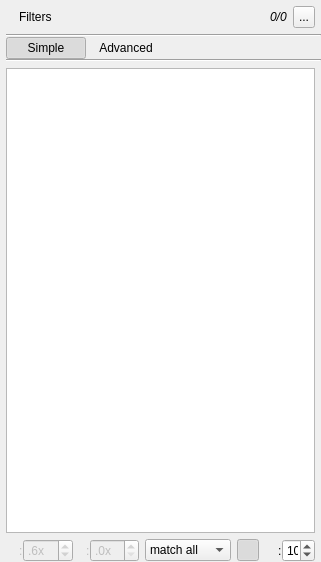
<?xml version="1.0" encoding="UTF-8"?>
<ui version="4.0">
 <class>panel_filters</class>
 <widget class="QWidget" name="panel_filters">
  <property name="geometry">
   <rect>
    <x>0</x>
    <y>0</y>
    <width>312</width>
    <height>562</height>
   </rect>
  </property>
  <property name="sizePolicy">
   <sizepolicy hsizetype="Preferred" vsizetype="Expanding">
    <horstretch>0</horstretch>
    <verstretch>1</verstretch>
   </sizepolicy>
  </property>
  <property name="minimumSize">
   <size>
    <width>0</width>
    <height>0</height>
   </size>
  </property>
  <property name="surfaceRole" stdset="0">
   <string>panel</string>
  </property>
  <layout class="QVBoxLayout" name="layout_vertical_layout_5">
   <property name="spacing">
    <number>0</number>
   </property>
   <property name="leftMargin">
    <number>0</number>
   </property>
   <property name="topMargin">
    <number>0</number>
   </property>
   <property name="rightMargin">
    <number>0</number>
   </property>
   <property name="bottomMargin">
    <number>0</number>
   </property>
   <item>
    <widget class="QWidget" name="panel_filters_content" native="true">
     <property name="sizePolicy">
      <sizepolicy hsizetype="Preferred" vsizetype="Expanding">
       <horstretch>0</horstretch>
       <verstretch>0</verstretch>
      </sizepolicy>
     </property>
     <property name="minimumSize">
      <size>
       <width>0</width>
       <height>0</height>
      </size>
     </property>
     <property name="surfaceRole" stdset="0">
      <string>panel</string>
     </property>
     <layout class="QVBoxLayout" name="layout_vertical_layout_2">
      <property name="spacing">
       <number>0</number>
      </property>
      <property name="leftMargin">
       <number>0</number>
      </property>
      <property name="topMargin">
       <number>0</number>
      </property>
      <property name="rightMargin">
       <number>0</number>
      </property>
      <property name="bottomMargin">
       <number>0</number>
      </property>
      <item>
       <widget class="QWidget" name="panel_header" native="true">
        <property name="surfaceRole" stdset="0">
         <string>panel</string>
        </property>
        <layout class="QVBoxLayout" name="layout_vertical_layout">
         <property name="spacing">
          <number>0</number>
         </property>
         <property name="leftMargin">
          <number>6</number>
         </property>
         <property name="topMargin">
          <number>6</number>
         </property>
         <property name="rightMargin">
          <number>0</number>
         </property>
         <property name="bottomMargin">
          <number>6</number>
         </property>
         <item>
          <layout class="QHBoxLayout" name="layout_horizontal_layout">
           <property name="spacing">
            <number>6</number>
           </property>
           <property name="rightMargin">
            <number>6</number>
           </property>
           <property name="bottomMargin">
            <number>6</number>
           </property>
           <item>
            <widget class="QLabel" name="label_filter_icon">
             <property name="sizePolicy">
              <sizepolicy hsizetype="Fixed" vsizetype="Preferred">
               <horstretch>0</horstretch>
               <verstretch>0</verstretch>
              </sizepolicy>
             </property>
             <property name="text">
              <string/>
             </property>
             <property name="pixmap">
              <pixmap>../../shared/icons/material/filter.svg</pixmap>
             </property>
             <property name="iconName" stdset="0">
              <string>filter</string>
             </property>
             <property name="iconSize" stdset="0">
              <number>20</number>
             </property>
            </widget>
           </item>
           <item>
            <widget class="QLabel" name="label_filter_title">
             <property name="sizePolicy">
              <sizepolicy hsizetype="Preferred" vsizetype="Fixed">
               <horstretch>0</horstretch>
               <verstretch>0</verstretch>
              </sizepolicy>
             </property>
             <property name="text">
              <string>Filters</string>
             </property>
             <property name="scaledContents">
              <bool>true</bool>
             </property>
             <property name="margin">
              <number>0</number>
             </property>
             <property name="indent">
              <number>0</number>
             </property>
            </widget>
           </item>
           <item alignment="Qt::AlignmentFlag::AlignRight">
            <widget class="QLabel" name="label_filtered">
             <property name="toolTip">
              <string>visible items after filtering</string>
             </property>
             <property name="styleSheet">
              <string notr="true">font: italic</string>
             </property>
             <property name="text">
              <string>0/0</string>
             </property>
            </widget>
           </item>
           <item>
            <widget class="QToolButton" name="button_filter_options">
             <property name="minimumSize">
              <size>
               <width>22</width>
               <height>22</height>
              </size>
             </property>
             <property name="maximumSize">
              <size>
               <width>22</width>
               <height>22</height>
              </size>
             </property>
             <property name="text">
              <string>...</string>
             </property>
             <property name="iconSize">
              <size>
               <width>16</width>
               <height>16</height>
              </size>
             </property>
            </widget>
           </item>
          </layout>
         </item>
         <item>
          <widget class="Line" name="line_filter_header">
           <property name="orientation">
            <enum>Qt::Orientation::Horizontal</enum>
           </property>
           <property name="separatorRole" stdset="0">
            <string>inset</string>
           </property>
          </widget>
         </item>
         <item alignment="Qt::AlignmentFlag::AlignLeft">
          <widget class="QWidget" name="panel_page_buttons" native="true">
           <property name="surfaceRole" stdset="0">
            <string>panel</string>
           </property>
           <layout class="QHBoxLayout" name="layout_horizontal_layout_6">
            <property name="spacing">
             <number>0</number>
            </property>
            <property name="leftMargin">
             <number>0</number>
            </property>
            <property name="topMargin">
             <number>0</number>
            </property>
            <property name="rightMargin">
             <number>6</number>
            </property>
            <property name="bottomMargin">
             <number>0</number>
            </property>
            <item>
             <widget class="QPushButton" name="button_filter_simple">
              <property name="sizePolicy">
               <sizepolicy hsizetype="Fixed" vsizetype="Fixed">
                <horstretch>0</horstretch>
                <verstretch>0</verstretch>
               </sizepolicy>
              </property>
              <property name="text">
               <string>Simple</string>
              </property>
              <property name="checkable">
               <bool>true</bool>
              </property>
              <property name="checked">
               <bool>true</bool>
              </property>
              <property name="default">
               <bool>false</bool>
              </property>
              <property name="flat">
               <bool>true</bool>
              </property>
              <attribute name="buttonGroup">
               <string notr="true">buttonGroup</string>
              </attribute>
             </widget>
            </item>
            <item>
             <widget class="QPushButton" name="button_filter_advanced">
              <property name="sizePolicy">
               <sizepolicy hsizetype="Fixed" vsizetype="Fixed">
                <horstretch>0</horstretch>
                <verstretch>0</verstretch>
               </sizepolicy>
              </property>
              <property name="text">
               <string>Advanced</string>
              </property>
              <property name="checkable">
               <bool>true</bool>
              </property>
              <property name="flat">
               <bool>true</bool>
              </property>
              <attribute name="buttonGroup">
               <string notr="true">buttonGroup</string>
              </attribute>
             </widget>
            </item>
           </layout>
          </widget>
         </item>
         <item>
          <widget class="Line" name="line_filter_modes">
           <property name="orientation">
            <enum>Qt::Orientation::Horizontal</enum>
           </property>
           <property name="separatorRole" stdset="0">
            <string>inset</string>
           </property>
          </widget>
         </item>
        </layout>
       </widget>
      </item>
      <item>
       <widget class="QStackedWidget" name="stack_filter_modes">
        <property name="currentIndex">
         <number>0</number>
        </property>
        <widget class="QWidget" name="page_filter_simple">
         <layout class="QVBoxLayout" name="layout_filter_simple">
          <property name="spacing">
           <number>0</number>
          </property>
          <property name="leftMargin">
           <number>0</number>
          </property>
          <property name="topMargin">
           <number>0</number>
          </property>
          <property name="rightMargin">
           <number>0</number>
          </property>
          <property name="bottomMargin">
           <number>0</number>
          </property>
          <item>
           <widget class="QWidget" name="panel_filter_rules_scroll" native="true">
            <property name="minimumSize">
             <size>
              <width>0</width>
              <height>60</height>
             </size>
            </property>
            <property name="surfaceRole" stdset="0">
             <string>panel</string>
            </property>
            <layout class="QVBoxLayout" name="layout_vertical_layout_7">
             <property name="spacing">
              <number>0</number>
             </property>
             <property name="leftMargin">
              <number>6</number>
             </property>
             <property name="topMargin">
              <number>0</number>
             </property>
             <property name="rightMargin">
              <number>6</number>
             </property>
             <property name="bottomMargin">
              <number>6</number>
             </property>
             <item>
              <widget class="QListWidget" name="list_filter_rules">
               <property name="focusPolicy">
                <enum>Qt::FocusPolicy::NoFocus</enum>
               </property>
               <property name="styleSheet">
                <string notr="true">QListWidget::item { margin: 0; padding: 0; }
QListWidget::item:hover, QListWidget::item:selected { background: transparent; border: none; }</string>
               </property>
               <property name="horizontalScrollBarPolicy">
                <enum>Qt::ScrollBarPolicy::ScrollBarAlwaysOff</enum>
               </property>
               <property name="alternatingRowColors">
                <bool>true</bool>
               </property>
               <property name="selectionMode">
                <enum>QAbstractItemView::SelectionMode::NoSelection</enum>
               </property>
               <property name="resizeMode">
                <enum>QListView::ResizeMode::Adjust</enum>
               </property>
               <property name="spacing">
                <number>0</number>
               </property>
               <property name="uniformItemSizes">
                <bool>false</bool>
               </property>
              </widget>
             </item>
            </layout>
           </widget>
          </item>
          <item>
           <widget class="QWidget" name="panel_bottom_control" native="true">
            <property name="surfaceRole" stdset="0">
             <string>panel</string>
            </property>
            <layout class="QHBoxLayout" name="layout_horizontal_layout_2">
             <property name="spacing">
              <number>6</number>
             </property>
             <property name="leftMargin">
              <number>6</number>
             </property>
             <property name="topMargin">
              <number>0</number>
             </property>
             <property name="rightMargin">
              <number>6</number>
             </property>
             <property name="bottomMargin">
              <number>0</number>
             </property>
             <item alignment="Qt::AlignmentFlag::AlignLeft">
              <widget class="QWidget" name="panel_filtered_point_size" native="true">
               <property name="enabled">
                <bool>false</bool>
               </property>
               <property name="visible">
                <bool>false</bool>
               </property>
               <property name="surfaceRole" stdset="0">
                <string>panel</string>
               </property>
               <layout class="QHBoxLayout" name="layout_horizontal_layout_3">
                <property name="spacing">
                 <number>0</number>
                </property>
                <property name="leftMargin">
                 <number>6</number>
                </property>
                <property name="topMargin">
                 <number>0</number>
                </property>
                <property name="rightMargin">
                 <number>0</number>
                </property>
                <property name="bottomMargin">
                 <number>0</number>
                </property>
                <item>
                 <widget class="QLabel" name="label_filtered_point_size_icon">
                  <property name="toolTip">
                   <string>filtered point size</string>
                  </property>
                  <property name="text">
                   <string/>
                  </property>
                  <property name="pixmap">
                   <pixmap>../../shared/icons/material/point_size.svg</pixmap>
                  </property>
                  <property name="iconName" stdset="0">
                   <string>point_size</string>
                  </property>
                  <property name="iconSize" stdset="0">
                   <number>20</number>
                  </property>
                 </widget>
                </item>
                <item>
                 <widget class="QLabel" name="label_filtered_point_size_separator">
                  <property name="text">
                   <string>:</string>
                  </property>
                 </widget>
                </item>
                <item>
                 <widget class="QSpinBox" name="spin_filtered_point_size">
                  <property name="sizePolicy">
                   <sizepolicy hsizetype="Fixed" vsizetype="Fixed">
                    <horstretch>0</horstretch>
                    <verstretch>0</verstretch>
                   </sizepolicy>
                  </property>
                  <property name="minimumSize">
                   <size>
                    <width>0</width>
                    <height>0</height>
                   </size>
                  </property>
                  <property name="suffix">
                   <string>x</string>
                  </property>
                  <property name="prefix">
                   <string>.</string>
                  </property>
                  <property name="maximum">
                   <number>10</number>
                  </property>
                  <property name="value">
                   <number>6</number>
                  </property>
                 </widget>
                </item>
               </layout>
              </widget>
             </item>
             <item alignment="Qt::AlignmentFlag::AlignLeft">
              <widget class="QWidget" name="panel_filtered_border_width" native="true">
               <property name="enabled">
                <bool>false</bool>
               </property>
               <property name="minimumSize">
                <size>
                 <width>60</width>
                 <height>0</height>
                </size>
               </property>
               <property name="visible">
                <bool>false</bool>
               </property>
               <property name="surfaceRole" stdset="0">
                <string>panel</string>
               </property>
               <layout class="QHBoxLayout" name="layout_horizontal_layout_5">
                <property name="spacing">
                 <number>0</number>
                </property>
                <property name="leftMargin">
                 <number>0</number>
                </property>
                <property name="topMargin">
                 <number>0</number>
                </property>
                <property name="rightMargin">
                 <number>0</number>
                </property>
                <property name="bottomMargin">
                 <number>0</number>
                </property>
                <item>
                 <widget class="QLabel" name="label_filtered_border_width_icon">
                  <property name="sizePolicy">
                   <sizepolicy hsizetype="Fixed" vsizetype="Preferred">
                    <horstretch>0</horstretch>
                    <verstretch>0</verstretch>
                   </sizepolicy>
                  </property>
                  <property name="toolTip">
                   <string>border width</string>
                  </property>
                  <property name="text">
                   <string/>
                  </property>
                  <property name="pixmap">
                   <pixmap>../../shared/icons/material/line_width.svg</pixmap>
                  </property>
                  <property name="iconName" stdset="0">
                   <string>line_width</string>
                  </property>
                  <property name="iconSize" stdset="0">
                   <number>20</number>
                  </property>
                 </widget>
                </item>
                <item>
                 <widget class="QLabel" name="label_filtered_border_width_separator">
                  <property name="text">
                   <string>:</string>
                  </property>
                 </widget>
                </item>
                <item>
                 <widget class="QSpinBox" name="spin_border_width">
                  <property name="sizePolicy">
                   <sizepolicy hsizetype="Fixed" vsizetype="Fixed">
                    <horstretch>0</horstretch>
                    <verstretch>0</verstretch>
                   </sizepolicy>
                  </property>
                  <property name="minimumSize">
                   <size>
                    <width>0</width>
                    <height>0</height>
                   </size>
                  </property>
                  <property name="suffix">
                   <string>x</string>
                  </property>
                  <property name="prefix">
                   <string>.</string>
                  </property>
                  <property name="maximum">
                   <number>10</number>
                  </property>
                  <property name="displayIntegerBase">
                   <number>10</number>
                  </property>
                 </widget>
                </item>
               </layout>
              </widget>
             </item>
             <item>
              <widget class="QComboBox" name="combo_matching">
               <item>
                <property name="text">
                 <string>match all</string>
                </property>
               </item>
               <item>
                <property name="text">
                 <string>match any</string>
                </property>
               </item>
              </widget>
             </item>
             <item>
              <widget class="QToolButton" name="button_hide_tooltip">
               <property name="sizePolicy">
                <sizepolicy hsizetype="Minimum" vsizetype="Fixed">
                 <horstretch>0</horstretch>
                 <verstretch>0</verstretch>
                </sizepolicy>
               </property>
               <property name="minimumSize">
                <size>
                 <width>22</width>
                 <height>22</height>
                </size>
               </property>
               <property name="maximumSize">
                <size>
                 <width>22</width>
                 <height>22</height>
                </size>
               </property>
               <property name="toolTip">
                <string>Hide tooltips for filtered items</string>
               </property>
               <property name="text">
                <string/>
               </property>
               <property name="icon">
                <iconset>
                 <normaloff>../../shared/icons/material/hide_tooltip.svg</normaloff>../../shared/icons/material/hide_tooltip.svg</iconset>
               </property>
               <property name="checkable">
                <bool>true</bool>
               </property>
               <property name="checked">
                <bool>true</bool>
               </property>
               <property name="iconName" stdset="0">
                <string>hide_tooltip</string>
               </property>
              </widget>
             </item>
             <item>
              <spacer name="horizontalSpacer">
               <property name="orientation">
                <enum>Qt::Orientation::Horizontal</enum>
               </property>
               <property name="sizeHint" stdset="0">
                <size>
                 <width>40</width>
                 <height>20</height>
                </size>
               </property>
              </spacer>
             </item>
             <item>
              <widget class="QWidget" name="panel_filtered_opacity" native="true">
               <property name="minimumSize">
                <size>
                 <width>50</width>
                 <height>0</height>
                </size>
               </property>
               <property name="surfaceRole" stdset="0">
                <string>panel</string>
               </property>
               <layout class="QHBoxLayout" name="layout_horizontal_layout_4">
                <property name="spacing">
                 <number>0</number>
                </property>
                <property name="leftMargin">
                 <number>6</number>
                </property>
                <property name="topMargin">
                 <number>0</number>
                </property>
                <property name="rightMargin">
                 <number>0</number>
                </property>
                <property name="bottomMargin">
                 <number>0</number>
                </property>
                <item>
                 <widget class="QLabel" name="label_filtered_opacity_icon">
                  <property name="toolTip">
                   <string>filtered opacity</string>
                  </property>
                  <property name="text">
                   <string/>
                  </property>
                  <property name="pixmap">
                   <pixmap>../../shared/icons/material/opacity.svg</pixmap>
                  </property>
                  <property name="iconName" stdset="0">
                   <string>opacity</string>
                  </property>
                  <property name="iconSize" stdset="0">
                   <number>20</number>
                  </property>
                 </widget>
                </item>
                <item>
                 <widget class="QLabel" name="label_filtered_opacity_separator">
                  <property name="text">
                   <string>:</string>
                  </property>
                 </widget>
                </item>
                <item>
                 <widget class="QSpinBox" name="spin_filtered_point_opacity">
                  <property name="sizePolicy">
                   <sizepolicy hsizetype="Fixed" vsizetype="Fixed">
                    <horstretch>0</horstretch>
                    <verstretch>0</verstretch>
                   </sizepolicy>
                  </property>
                  <property name="suffix">
                   <string>%</string>
                  </property>
                  <property name="maximum">
                   <number>100</number>
                  </property>
                  <property name="singleStep">
                   <number>5</number>
                  </property>
                  <property name="value">
                   <number>10</number>
                  </property>
                 </widget>
                </item>
               </layout>
              </widget>
             </item>
            </layout>
           </widget>
          </item>
         </layout>
        </widget>
        <widget class="QWidget" name="page_filter_advanced">
         <layout class="QVBoxLayout" name="layout_filter_advanced">
          <property name="spacing">
           <number>6</number>
          </property>
          <property name="leftMargin">
           <number>6</number>
          </property>
          <property name="topMargin">
           <number>0</number>
          </property>
          <property name="rightMargin">
           <number>6</number>
          </property>
          <property name="bottomMargin">
           <number>0</number>
          </property>
          <item>
           <widget class="QPlainTextEdit" name="edit_advanced_query">
            <property name="sizePolicy">
             <sizepolicy hsizetype="Expanding" vsizetype="Expanding">
              <horstretch>0</horstretch>
              <verstretch>1</verstretch>
             </sizepolicy>
            </property>
            <property name="minimumSize">
             <size>
              <width>0</width>
              <height>96</height>
             </size>
            </property>
            <property name="maximumSize">
             <size>
              <width>16777215</width>
              <height>16777215</height>
             </size>
            </property>
            <property name="acceptDrops">
             <bool>true</bool>
            </property>
            <property name="toolTip">
             <string/>
            </property>
            <property name="placeholderText">
             <string>Example: [category] == &quot;portrait&quot; AND [score] &gt;= 0.8</string>
            </property>
           </widget>
          </item>
          <item>
           <widget class="QWidget" name="keys_values_container" native="true">
            <layout class="QGridLayout" name="gridLayout">
             <property name="leftMargin">
              <number>0</number>
             </property>
             <property name="topMargin">
              <number>0</number>
             </property>
             <property name="rightMargin">
              <number>0</number>
             </property>
             <property name="bottomMargin">
              <number>0</number>
             </property>
             <property name="spacing">
              <number>6</number>
             </property>
             <item row="1" column="1">
              <widget class="QPushButton" name="button_query_insert_value">
               <property name="sizePolicy">
                <sizepolicy hsizetype="Preferred" vsizetype="Fixed">
                 <horstretch>0</horstretch>
                 <verstretch>0</verstretch>
                </sizepolicy>
               </property>
               <property name="text">
                <string>insert value</string>
               </property>
              </widget>
             </item>
             <item row="1" column="0">
              <widget class="QComboBox" name="combo_query_value">
               <property name="sizePolicy">
                <sizepolicy hsizetype="Expanding" vsizetype="Fixed">
                 <horstretch>0</horstretch>
                 <verstretch>0</verstretch>
                </sizepolicy>
               </property>
               <property name="sizeAdjustPolicy">
                <enum>QComboBox::SizeAdjustPolicy::AdjustToMinimumContentsLengthWithIcon</enum>
               </property>
               <property name="minimumContentsLength">
                <number>10</number>
               </property>
              </widget>
             </item>
             <item row="0" column="0">
              <widget class="QComboBox" name="combo_query_field">
               <property name="sizePolicy">
                <sizepolicy hsizetype="Expanding" vsizetype="Fixed">
                 <horstretch>0</horstretch>
                 <verstretch>0</verstretch>
                </sizepolicy>
               </property>
               <property name="sizeAdjustPolicy">
                <enum>QComboBox::SizeAdjustPolicy::AdjustToMinimumContentsLengthWithIcon</enum>
               </property>
               <property name="minimumContentsLength">
                <number>10</number>
               </property>
              </widget>
             </item>
             <item row="0" column="1">
              <widget class="QPushButton" name="button_query_insert_field">
               <property name="sizePolicy">
                <sizepolicy hsizetype="Preferred" vsizetype="Fixed">
                 <horstretch>0</horstretch>
                 <verstretch>0</verstretch>
                </sizepolicy>
               </property>
               <property name="text">
                <string>insert field</string>
               </property>
              </widget>
             </item>
            </layout>
           </widget>
          </item>
          <item>
           <widget class="QWidget" name="query_options" native="true">
            <property name="sizePolicy">
             <sizepolicy hsizetype="Preferred" vsizetype="Preferred">
              <horstretch>0</horstretch>
              <verstretch>0</verstretch>
             </sizepolicy>
            </property>
            <layout class="QGridLayout" name="layout_query_text">
             <property name="sizeConstraint">
              <enum>QLayout::SizeConstraint::SetDefaultConstraint</enum>
             </property>
             <property name="leftMargin">
              <number>0</number>
             </property>
             <property name="topMargin">
              <number>0</number>
             </property>
             <property name="rightMargin">
              <number>0</number>
             </property>
             <property name="bottomMargin">
              <number>0</number>
             </property>
             <property name="spacing">
              <number>6</number>
             </property>
             <item row="4" column="0">
              <widget class="QPushButton" name="button_query_and">
               <property name="text">
                <string>AND</string>
               </property>
               <property name="queryToken" stdset="0">
                <string> AND </string>
               </property>
              </widget>
             </item>
             <item row="4" column="2">
              <widget class="QPushButton" name="button_query_not">
               <property name="text">
                <string>NOT</string>
               </property>
               <property name="queryToken" stdset="0">
                <string>NOT </string>
               </property>
              </widget>
             </item>
             <item row="9" column="0">
              <widget class="QPushButton" name="button_query_starts_with">
               <property name="text">
                <string>starts with</string>
               </property>
               <property name="queryToken" stdset="0">
                <string> STARTS WITH &quot;&quot;</string>
               </property>
              </widget>
             </item>
             <item row="3" column="1">
              <widget class="QPushButton" name="button_query_greater_equal">
               <property name="text">
                <string>&gt;=</string>
               </property>
               <property name="queryToken" stdset="0">
                <string> &gt;= </string>
               </property>
              </widget>
             </item>
             <item row="4" column="1">
              <widget class="QPushButton" name="button_query_or">
               <property name="text">
                <string>OR</string>
               </property>
               <property name="queryToken" stdset="0">
                <string> OR </string>
               </property>
              </widget>
             </item>
             <item row="7" column="0">
              <widget class="QPushButton" name="button_query_contains">
               <property name="text">
                <string>contains</string>
               </property>
               <property name="queryToken" stdset="0">
                <string> CONTAINS &quot;&quot;</string>
               </property>
              </widget>
             </item>
             <item row="3" column="0">
              <widget class="QPushButton" name="button_query_less_equal">
               <property name="text">
                <string>&lt;=</string>
               </property>
               <property name="queryToken" stdset="0">
                <string> &lt;= </string>
               </property>
              </widget>
             </item>
             <item row="9" column="2">
              <widget class="QPushButton" name="button_query_is_empty">
               <property name="text">
                <string>is empty</string>
               </property>
               <property name="queryToken" stdset="0">
                <string> IS EMPTY</string>
               </property>
              </widget>
             </item>
             <item row="9" column="1">
              <widget class="QPushButton" name="button_query_ends_with">
               <property name="text">
                <string>ends with</string>
               </property>
               <property name="queryToken" stdset="0">
                <string> ENDS WITH &quot;&quot;</string>
               </property>
              </widget>
             </item>
             <item row="0" column="0">
              <widget class="QPushButton" name="button_query_equals">
               <property name="text">
                <string>==</string>
               </property>
               <property name="queryToken" stdset="0">
                <string> == </string>
               </property>
              </widget>
             </item>
             <item row="7" column="1">
              <widget class="QPushButton" name="button_query_parenthesis">
               <property name="text">
                <string>( )</string>
               </property>
               <property name="queryToken" stdset="0">
                <string>(</string>
               </property>
              </widget>
             </item>
             <item row="0" column="1">
              <widget class="QPushButton" name="button_query_not_equals">
               <property name="text">
                <string>!=</string>
               </property>
               <property name="queryToken" stdset="0">
                <string> != </string>
               </property>
              </widget>
             </item>
             <item row="3" column="2">
              <widget class="QPushButton" name="button_query_greater">
               <property name="text">
                <string>&gt;</string>
               </property>
               <property name="queryToken" stdset="0">
                <string> &gt; </string>
               </property>
              </widget>
             </item>
             <item row="0" column="2">
              <widget class="QPushButton" name="button_query_less">
               <property name="text">
                <string>&lt;</string>
               </property>
               <property name="queryToken" stdset="0">
                <string> &lt; </string>
               </property>
              </widget>
             </item>
             <item row="7" column="2">
              <widget class="QPushButton" name="button_query_in">
               <property name="text">
                <string>IN</string>
               </property>
               <property name="queryToken" stdset="0">
                <string> IN (&quot;&quot;)</string>
               </property>
              </widget>
             </item>
            </layout>
           </widget>
          </item>
          <item>
           <widget class="QWidget" name="panel_query_actions" native="true">
            <property name="surfaceRole" stdset="0">
             <string>panel</string>
            </property>
            <layout class="QHBoxLayout" name="layout_query_actions">
             <property name="spacing">
              <number>6</number>
             </property>
             <property name="leftMargin">
              <number>0</number>
             </property>
             <property name="topMargin">
              <number>0</number>
             </property>
             <property name="rightMargin">
              <number>0</number>
             </property>
             <property name="bottomMargin">
              <number>0</number>
             </property>
             <item>
              <widget class="QPushButton" name="button_apply_advanced_query">
               <property name="enabled">
                <bool>false</bool>
               </property>
               <property name="text">
                <string>apply query</string>
               </property>
              </widget>
             </item>
             <item>
              <widget class="QWidget" name="panel_filtered_opacity_2" native="true">
               <property name="minimumSize">
                <size>
                 <width>50</width>
                 <height>0</height>
                </size>
               </property>
               <property name="surfaceRole" stdset="0">
                <string>panel</string>
               </property>
               <layout class="QHBoxLayout" name="layout_horizontal_layout_7">
                <property name="spacing">
                 <number>0</number>
                </property>
                <property name="leftMargin">
                 <number>6</number>
                </property>
                <property name="topMargin">
                 <number>0</number>
                </property>
                <property name="rightMargin">
                 <number>0</number>
                </property>
                <property name="bottomMargin">
                 <number>0</number>
                </property>
                <item>
                 <spacer name="horizontalSpacer_2">
                  <property name="orientation">
                   <enum>Qt::Orientation::Horizontal</enum>
                  </property>
                  <property name="sizeHint" stdset="0">
                   <size>
                    <width>40</width>
                    <height>20</height>
                   </size>
                  </property>
                 </spacer>
                </item>
                <item>
                 <widget class="QLabel" name="label_filtered_opacity_icon_2">
                  <property name="toolTip">
                   <string>filtered opacity</string>
                  </property>
                  <property name="text">
                   <string/>
                  </property>
                  <property name="pixmap">
                   <pixmap>../../shared/icons/material/opacity.svg</pixmap>
                  </property>
                  <property name="iconName" stdset="0">
                   <string>opacity</string>
                  </property>
                  <property name="iconSize" stdset="0">
                   <number>20</number>
                  </property>
                 </widget>
                </item>
                <item>
                 <widget class="QLabel" name="label_filtered_opacity_separator_2">
                  <property name="text">
                   <string>:</string>
                  </property>
                 </widget>
                </item>
                <item>
                 <widget class="QSpinBox" name="spin_filtered_point_opacity_2">
                  <property name="sizePolicy">
                   <sizepolicy hsizetype="Fixed" vsizetype="Fixed">
                    <horstretch>0</horstretch>
                    <verstretch>0</verstretch>
                   </sizepolicy>
                  </property>
                  <property name="suffix">
                   <string>%</string>
                  </property>
                  <property name="maximum">
                   <number>100</number>
                  </property>
                  <property name="singleStep">
                   <number>5</number>
                  </property>
                  <property name="value">
                   <number>10</number>
                  </property>
                 </widget>
                </item>
               </layout>
              </widget>
             </item>
            </layout>
           </widget>
          </item>
         </layout>
        </widget>
       </widget>
      </item>
     </layout>
    </widget>
   </item>
  </layout>
 </widget>
 <resources/>
 <connections/>
 <buttongroups>
  <buttongroup name="buttonGroup"/>
 </buttongroups>
</ui>
